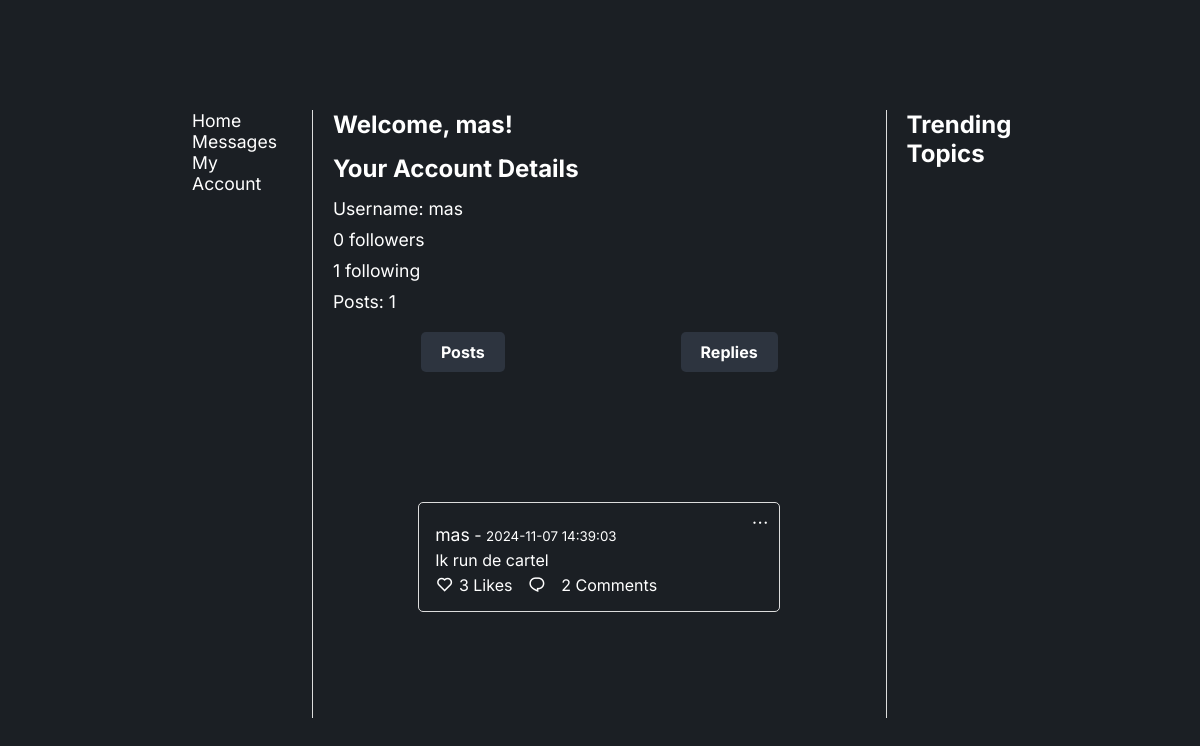
Page /account (signed in) on the earlier database version.
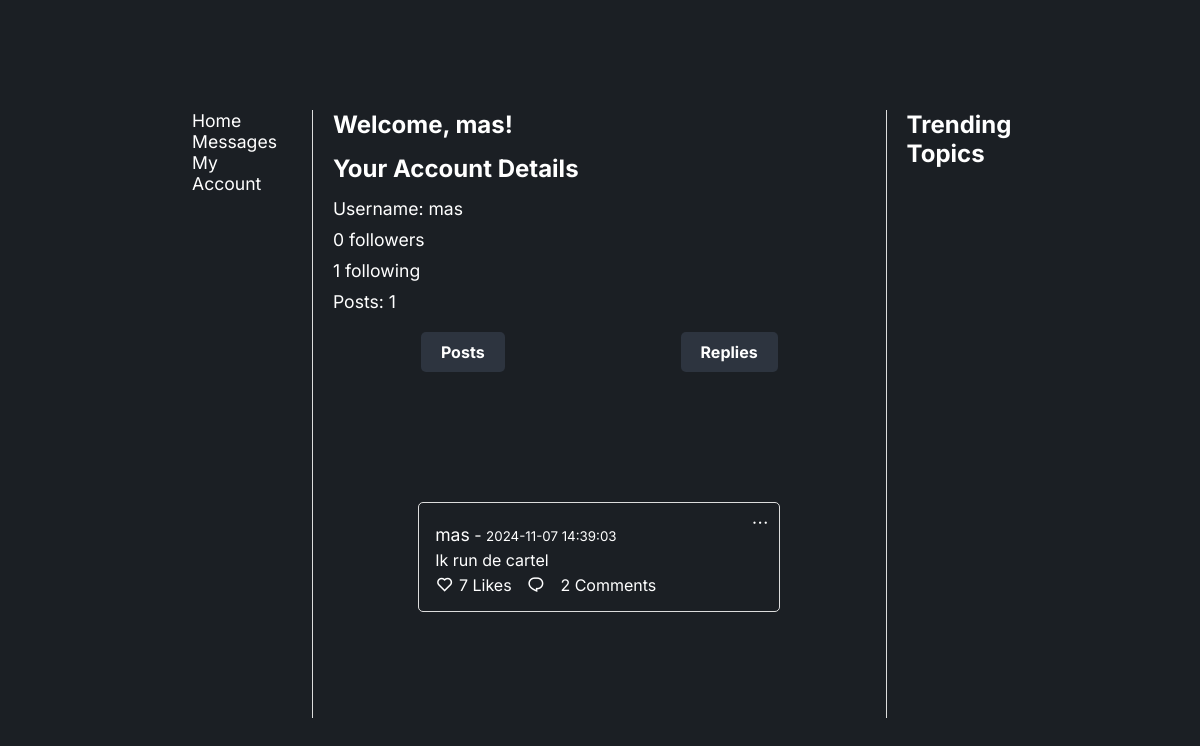
Same page on the later database version.
### app/models.py (models this page shows, shortened)
class Post(db.Model):
    id = db.Column(db.Integer, primary_key=True)
    username = db.Column(db.String(50), nullable=False)
    content = db.Column(db.String(280), nullable=False)
    timestamp = db.Column(db.DateTime, default=datetime.utcnow)
    like_count = db.Column(db.Integer, default=0)
    topics = db.Column(db.String(200))
    comments = db.relationship('Comment', backref='post', cascade="all, delete-orphan")

### app/routes.py (the view)
@main.route('/account')
@login_required  # Ensure only logged-in users can access this route
def view_account():
    user = current_user  # Get the currently logged-in user
    user_posts = Post.query.filter_by(username=user.username).all()  # Fetch user's posts
    return render_template('account.html', user=user, posts=user_posts)

### app/__init__.py (called while the page is built)
def create_app():
    app = Flask(__name__)
    app.config['SECRET_KEY'] = 'your_secret_key'
    app.config['SQLALCHEMY_DATABASE_URI'] = 'sqlite:///site.db'
    db.init_app(app)
    migrate.init_app(app, db)
    bcrypt.init_app(app)
    login_manager.init_app(app)
    login_manager.login_view = 'main.login'
    login_manager.login_message_category = 'info'
    from .routes import main
    app.register_blueprint(main)
    from .models import User
    @login_manager.user_loader
    def load_user(user_id):
        return User.query.get(int(user_id))
    return app

### app/templates/account.html (shortened to what this page needs)
<!DOCTYPE html>
<html lang="en">
  <head>
    <link rel="stylesheet" href="{{ url_for('static', filename='stylesheet.css') }}" />
    <link href="https://cdn.jsdelivr.net/npm/remixicon@4.3.0/fonts/remixicon.css" rel="stylesheet" />
  </head>
  <body>
    <section>
      <div class="container">
        <div class="main-content">
          <div class="navbar">
            <a href="{{ url_for('main.home') }}">Home</a>
            <a href="#">Messages</a>
            <a href="{{ url_for('main.view_account') }}" class="account-link">My Account</a>
          </div>
          <div class="account-details">
            <h1>Welcome, {{ user.username }}!</h1>
            <h2>Your Account Details</h2>
            <ul>
              <li>Username: {{ user.username }}</li>
              <li><p>{{ user.followers.count() }} followers</p></li>
              <li><p>{{ user.followed.count() }} following</p></li>
              <li>Posts: {{ posts|length }}</li>
            </ul>
            <div class="tabs">
              <a href="{{ url_for('main.view_account') }}" class="tab-link">Posts</a>
              <a href="{{ url_for('main.view_replies') }}" class="tab-link">Replies</a>
          </div>
            <section id="posts">
              {% for post in posts %}
              <div class="post">
                <div class="dropdown">
                  <i class="ri-more-line" onclick="toggleOptionsDropdown('{{ post.id }}')"></i>
                </div>
                <p><a href="{{ url_for('main.view_profile', username=post.username) }}" class="post-user">{{ post.username }}</a> - <small>{{ post.timestamp.strftime('%Y-%m-%d %H:%M:%S') }}</small></p>
                <p id="post-content-{{ post.id }}">{{ post.content }}</p>
                <div class="post-actions">
                  <form>
                    <button type="button" class="like-btn" data-post-id="{{ post.id }}">
                      <i class="ri-heart-line"></i>
                    </button>
                    <span id="like-count-{{ post.id }}">{{ post.like_count }} {{ 'Like' if post.like_count == 1 else 'Likes' }}</span>
                  </form>
                  <button id="toggle-btn-{{ post.id }}" onclick="toggleComments('{{ post.id }}')">
                    <i class="ri-chat-1-line" id="comment-icon-{{ post.id }}"></i>
                  </button>
                  <span>{{ post.comments|length }} {{ 'Comment' if post.comments|length == 1 else 'Comments' }}</span>
                </div>
              </div>
              {% endfor %}
            </section>
          </div>
          <div class="trending-topics">
            <h2>Trending Topics</h2>
          </div>
        </div>
      </div>
    </section>
  </body>
</html>

Differences in the rows shown:
changed Post "mas": like_count "3" → "7"
